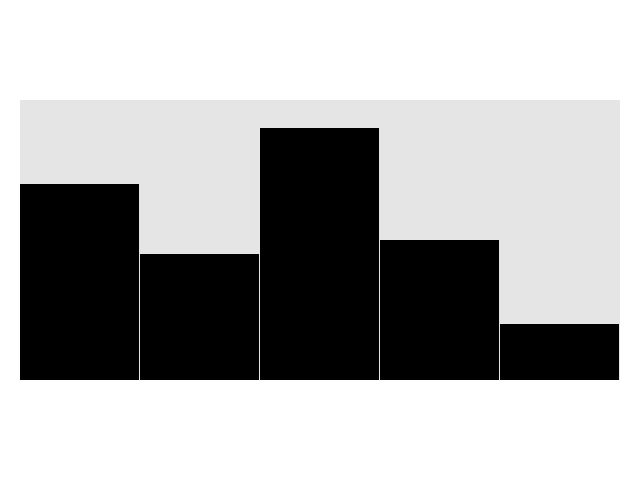
Frame 1 (no input)
Frame 60 (the mouse pressed at the canvas centre just before this capture): identical to frame 1, image omitted
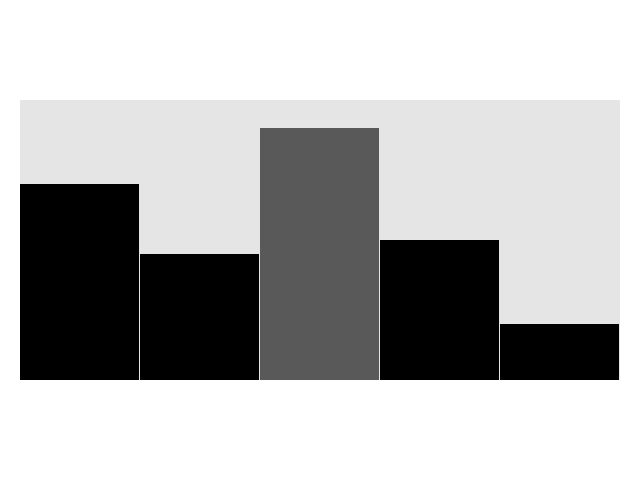
Frame 120 (the mouse held since frame 60 and released just before this capture)

The Processing sketch that drew these frames (run headless with seeded random() and noise(); from frame 60 on, the mouse is pressed at the canvas centre):

// Processing sketch: processing_49112
// ── processing_49112.pde


void setup() {
  size(640, 480);
  smooth();
  colorMode(HSB, 100);
}

void draw() {
  background(100);
  
  /*
    Left margin: 20px
    Right margin: 20px
    Top margin: 100px
    Bottom margin: 100px
    
    Plot width: width - left margin - right margin = 600px
    Plot height: height - top margin - bottom margin = 280px
    
    Bar width: plot width - (total bars - 1) / total bars
    Bar height: plot height * percent value
    Bar x pos: left margin + bar index[0 - total bars] * plot width / total bars --> NOTE: this is why it is useful to start ranges with 0
    Bar y pos: height - bottom margin
  */
  
  // draw plot bg
  fill(90);
  noStroke();
  rectMode(CORNERS);
  rect(20, 100, width - 20, height - 100);
  
  rectMode(CORNER); // rect default
  
  // rect 1
  if ((mouseX > 20) && (mouseX <= 20 + 119) && (mouseY > height - 100 - (height - 200) * 0.7) && (mouseY <= height - 100)) {
    fill(35);
  } else {
    fill(0);
  }
  rect(20, height - 100, 119, - (height - 200) * 0.7);
  
  // rect 2
  if ((mouseX > 20 + 120) && (mouseX <= 20 + 120 + 119) && (mouseY > height - 100 - (height - 200) * 0.45) && (mouseY <= height - 100)) {
    fill(35);
  } else {
    fill(0);
  }
  rect(20 + 120, height - 100, 119, - (height - 200) * 0.45);
  
  // rect 3
  if ((mouseX > 20 + 120 * 2) && (mouseX <= 20 + 120 * 2 + 119) && (mouseY > height - 100 - (height - 200) * 0.9) && (mouseY <= height - 100)) {
    fill(35);
  } else {
    fill(0);
  }
  rect(20 + 120 * 2, height - 100, 119, - (height - 200) * 0.9);
  
  // rect 4
  if ((mouseX > 20 + 120 * 3) && (mouseX <= 20 + 120 * 3 + 119) && (mouseY > height - 100 - (height - 200) * 0.5) && (mouseY <= height - 100)) {
    fill(35);
  } else {
    fill(0);
  }
  rect(20 + 120 * 3, height - 100, 119, - (height - 200) * 0.5);
  
  // rect 5
  if ((mouseX > 20 + 120 * 4) && (mouseX <= 20 + 120 * 4 + 119) && (mouseY > height - 100 - (height - 200) * 0.2) && (mouseY <= height - 100)) {
    fill(35);
  } else {
    fill(0);
  }
  rect(20 + 120 * 4, height - 100, 119, - (height - 200) * 0.2);
}
